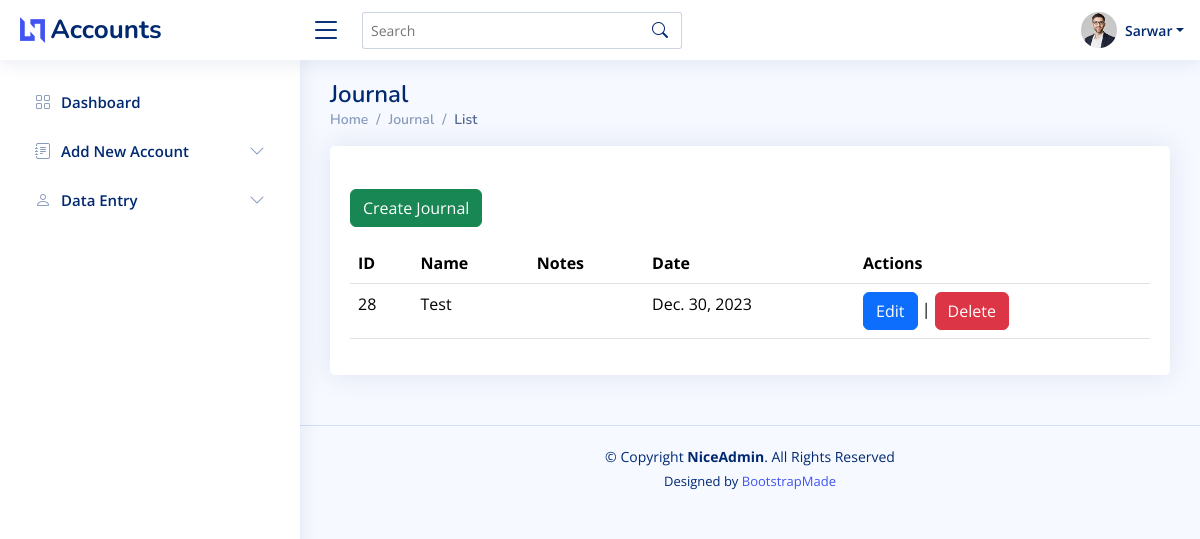
/transactions/list (signed in), run on the app's committed database.
### apps/users/models.py (models this page shows, shortened)
class CustomUser(AbstractUser):
    company = models.ForeignKey(Company, on_delete=models.CASCADE, blank=True, null=True, related_name='users')
    company_branch = models.ForeignKey(CompanyBranch, on_delete=models.CASCADE, blank=True, null=True,
                                       related_name='users')
    mobile = models.CharField(max_length=20, blank=True, null=True)
    address = models.TextField(blank=True, null=True)
    objects = CustomUserManager()

### apps/journal/models.py (models this page shows)
class Document(models.Model):
    doc_id = models.AutoField(primary_key=True)
    date = models.DateField(null=False)
    notes = models.TextField(null=True)
    name = models.CharField(null=True, max_length=150)
    company_id = models.ForeignKey(Company, on_delete=models.CASCADE, null=True)
    company_branch = models.ForeignKey(CompanyBranch, on_delete=models.CASCADE, null=True)
    created_by = models.ForeignKey(settings.AUTH_USER_MODEL, on_delete=models.CASCADE,
                                   related_name='created_docs', null=True)
    updated_by = models.ForeignKey(settings.AUTH_USER_MODEL, on_delete=models.CASCADE,
                                   related_name='updated_docs', null=True)
    def __str__(self):
        return f"{self.doc_id}"

### accounting/authentication_decorators.py (the view)
    def wrapped_view(request, *args, **kwargs):
        if not request.user.is_authenticated:
            return redirect('login')  # Replace 'login' with the name of your login URL
        return view_func(request, *args, **kwargs)

### apps/journal/views.py (called while the page is built)
@authentication_required
def transaction_list(request):
    user = request.user
    user_company_id = user.company
    user_company_branch = user.company_branch
    transactions = Transaction.objects.filter(company_id=user_company_id, company_branch=user_company_branch)
    documents = Document.objects.filter(company_id=user_company_id, company_branch=user_company_branch)
    print(documents)
    context = {
        'first_name': user.first_name,
        'last_name': user.last_name,
        'company': user_company_id,
        'company_branch': user_company_branch,
        'transactions': transactions,
        'documents': documents
    }
    return render(request, 'journal/transaction_list.html', {'context': context})

### templates/journal/transaction_list.html (shortened to what this page needs)
{% extends 'base.html' %}
{% block content %}
    <main id="main" class="main">
        <div class="pagetitle">
            <h1>Journal</h1>
            <nav>
                <ol class="breadcrumb">
                    <li class="breadcrumb-item"><a href="{% url 'dashboard' %}">Home</a></li>
                    <li class="breadcrumb-item">Journal</li>
                    <li class="breadcrumb-item active">List</li>
                </ol>
            </nav>
        </div>
        <section class="section">
            <div class="row">
                <div class="col-lg-12">
                    <div class="card">
                        <div class="card-body">
                            <h5 class="card-title"></h5>
                            <div class="text-start mb-3">
                                <a class="btn btn-success" href="{% url 'create-transaction' %}">Create Journal</a>
                            </div>
                            <table class="display table datatable">
                                <thead>
                                <tr>
                                    <th>ID</th>
                                    <th>Name</th>
                                    <th>Notes</th>
                                    <th>Date</th>
                                    <th>Actions</th>
                                </tr>
                                </thead>
                                <tbody>
                                {% for document in context.documents %}
                                    <tr>
                                        <td>{{ document.doc_id }}</td>
                                        <td>{{ document.name|default:"" }}</td>
                                        <td>{{ document.notes }}</td>
                                        <td>{{ document.date }}</td>
                                        <td>
                                            <a class="btn btn-primary"
                                               href="{% url 'update-transaction' document.doc_id %}">Edit</a> |
                                            <a class="btn btn-danger"
                                               href="{% url 'delete-transaction' document.doc_id %}">Delete</a>
                                        </td>
                                    </tr>
                                {% endfor %}
                                </tbody>
                            </table>
                        </div>
                    </div>
                </div>
            </div>
        </section>
    </main>
{% endblock %}

### templates/static/header.html (shortened to what this page needs)
{% load static %}
<header id="header" class="header fixed-top d-flex align-items-center">
    <div class="d-flex align-items-center justify-content-between">
        <a href="index.html" class="logo d-flex align-items-center">
            <img src="{% static 'assets/img/logo.png' %}" alt="">
            <span class="d-none d-lg-block">Accounts</span>
        </a>
        <i class="bi bi-list toggle-sidebar-btn"></i>
    </div>
    <div class="search-bar">
        <form class="search-form d-flex align-items-center" method="POST" action="#">
            <input type="text" name="query" placeholder="Search" title="Enter search keyword">
            <button type="submit" title="Search"><i class="bi bi-search"></i></button>
        </form>
    </div>
    <nav class="header-nav ms-auto">
        <ul class="d-flex align-items-center">
            <li class="nav-item dropdown pe-3">
                <a class="nav-link nav-profile d-flex align-items-center pe-0" href="#" data-bs-toggle="dropdown">
                    <img src="{% static 'assets/img/profile-img.jpg' %}" alt="Profile" class="rounded-circle">
                    <span class="d-none d-md-block dropdown-toggle ps-2">{{ context.first_name }}</span>
                </a>
            </li>
        </ul>
    </nav>
</header>

### static/assets/css/style.css (style rules this page uses)
:root { scroll-behavior: smooth; }
body { font-family: "Open Sans", sans-serif; background: #f6f9ff; color: #444444; }
a { color: #4154f1; text-decoration: none; }
h1, h2, h3, h4, h5, h6 { font-family: "Nunito", sans-serif; }
#main { margin-top: 60px; padding: 20px 30px; transition: all 0.3s; }
.pagetitle { margin-bottom: 10px; }
.pagetitle h1 { font-size: 24px; margin-bottom: 0; font-weight: 600; color: #012970; }
.card { margin-bottom: 30px; border: none; border-radius: 5px; box-shadow: 0px 0 30px rgba(1, 41, 112, 0.1); }
.card-title { padding: 20px 0 15px 0; font-size: 18px; font-weight: 500; color: #012970; font-family: "Poppins", sans-serif; }
.card-body { padding: 0 20px 20px 20px; }
.breadcrumb { font-size: 14px; font-family: "Nunito", sans-serif; color: #899bbd; font-weight: 600; }
.breadcrumb a { color: #899bbd; transition: 0.3s; }
.breadcrumb .breadcrumb-item::before { color: #899bbd; }
.breadcrumb .active { color: #51678f; font-weight: 600; }
.logo { line-height: 1; }
@media (min-width: 1200px) { .logo { width: 280px; } }
.logo img { max-height: 26px; margin-right: 6px; }
.logo span { font-size: 26px; font-weight: 700; color: #012970; font-family: "Nunito", sans-serif; }
.header { transition: all 0.5s; z-index: 997; height: 60px; box-shadow: 0px 2px 20px rgba(1, 41, 112, 0.1); background-color: #fff; padding-left: 20px; }
.header .toggle-sidebar-btn { font-size: 32px; padding-left: 10px; cursor: pointer; color: #012970; }
.header .search-bar { min-width: 360px; padding: 0 20px; }
.header .search-form { width: 100%; }
.header .search-form input { border: 0; font-size: 14px; color: #012970; border: 1px solid rgba(1, 41, 112, 0.2); padding: 7px 38px 7px 8px; border-radius: 3px; transition: 0.3s; width: 100%; }
.header .search-form button { border: 0; padding: 0; margin-left: -30px; background: none; }
.header .search-form button i { color: #012970; }
.header-nav ul { list-style: none; }
.header-nav>ul { margin: 0; padding: 0; }
.header-nav .nav-profile { color: #012970; }
.header-nav .nav-profile img { max-height: 36px; }
.header-nav .nav-profile span { font-size: 14px; font-weight: 600; }
@media (min-width: 1200px) { #main, #footer { margin-left: 300px; } }

### data on the page
CustomUser: first_name "Sarwar"
Document: doc_id "28", name "Test", date "Dec. 30, 2023"
